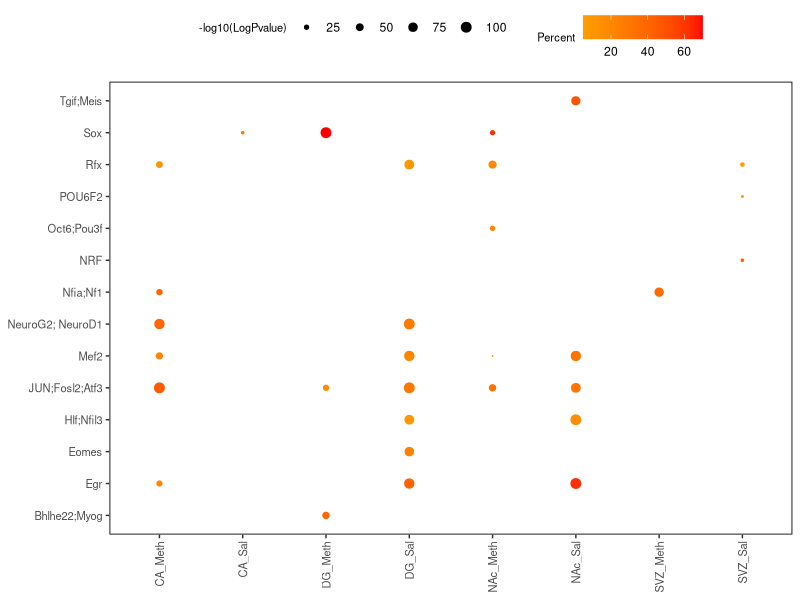

Source code (R):
library(ggplot2)
data<-read.csv("Fig5a_Motif_enriched_in_DAR.txt",header = T,sep="\t")
ggplot(data,aes(x=Type, y=GENE, size = -log10(LogPvalue), col =Percent ))+ 
  geom_point(alpha=1) +
  scale_size(range = c(0.01, 3))+
  scale_color_gradient2( low="grey", mid="orange", high="red" ) + 
  theme(axis.text.x = element_text(angle = 90, hjust = 1, size=8,vjust = 0.5), 
        axis.text.y = element_text(size=8),
        axis.title.x = element_blank(),
        axis.title.y = element_blank(),
        panel.border = element_rect( colour = "black", fill = NA, size=0.6),
        strip.text.x = element_text(size=6),
        legend.title = element_text(size = 8),
        legend.position="top",
        panel.grid.minor = element_blank(), panel.background = element_blank())